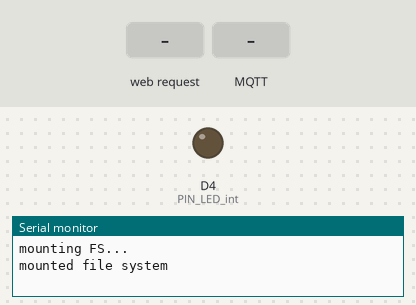
Recording of a program running on a simulated ESP8266 (Wemos D1 mini). Parts: output pins drawn as LEDs (lit = HIGH), the last lines printed to the serial monitor. Dashed ring = blinking. The inputs (shaded band) are chosen by the test bench. WiFi joins after 1.5 s; servers stay silent unless stated; storage starts empty; no MQTT or app messages arrive unless stated.

Above: at 0.1 s.
At 2.7 s:
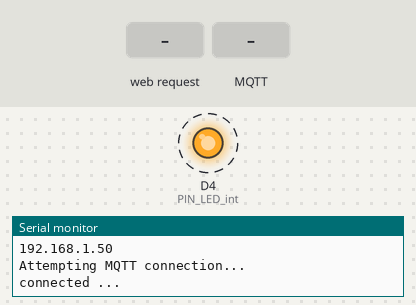
2.8 s: HTTP request GET /topic/active received
5.0 s: MQTT message "0" arrives on the first subscribed topic
7.0 s: HTTP request GET /topic/value1 received
9.0 s: MQTT message "on" arrives on the first subscribed topic
11.0 s: HTTP request GET /config.json received
13.0 s: MQTT message "off" arrives on the first subscribed topic
Timing chart, 0 to 16.0 s (numbered marks = the images above; inputs shaded):
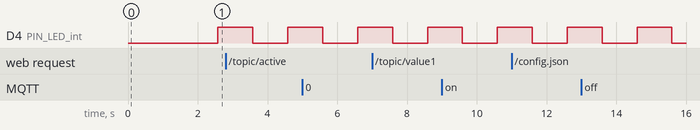

The program:

main.cpp
```cpp
#include <Arduino.h>
#include "define.h"
#include <LittleFS.h>

#ifdef ESP32
#include <WiFi.h>
#include <WebServer.h>
#else
#include <ESP8266WiFi.h> //https://github.com/esp8266/Arduino
#include <ESP8266WebServer.h>
#endif

// needed for library
#include <DNSServer.h>
#include <WiFiManager.h> //https://github.com/tzapu/WiFiManager

// needed for OTA & MQTT
#include <ArduinoOTA.h>
#include <PubSubClient.h>

#include <ArduinoJson.h> //https://github.com/bblanchon/ArduinoJson

// define your default values here, if there are different values in config.json, they are overwritten.
char mqtt_server[40] = MQTT_SERVER;
char mqtt_port[6] = MQTT_PORT;

// Project name
char WifiApName[40] = WIFI_AP_NAME;
char MQTTClientName[40] = MQTT_CLIENT_NAME;
char OtaClientName[40] = OTA_CLIENT_NAME;

// MQTT
const char *pup_alive = "/topic/active";
const char *sub_value1 = "/topic/value1";
const char *sub_value2 = "/topic/value2";
const char *sub_value3 = "/topic/value3";

// WIFI
WiFiClient espClient;
PubSubClient client(espClient);

WiFiServer server(80);

// flag for saving data
bool shouldSaveConfig = false;

// callback notifying us of the need to save config
void saveConfigCallback()
{
  Serial.println("Should save config");
  shouldSaveConfig = true;
}

// OTA setup function:
void OTA_setup(void)
{
  // Ergänzung OTA
  // Port defaults to 8266
  ArduinoOTA.setPort(8266);

  // Hostname defaults to esp8266-[ChipID]
  ArduinoOTA.setHostname("WEMOSD1");

  // No authentication by default
  ArduinoOTA.setPassword((const char *)"admin");

  ArduinoOTA.onStart([]()
                     { Serial.println("Start"); });
  ArduinoOTA.onEnd([]()
                   { Serial.println("\nEnd"); });
  ArduinoOTA.onProgress([](unsigned int progress, unsigned int total)
                        { Serial.printf("Progress: %u%%\r", (progress / (total / 100))); });
  ArduinoOTA.onError([](ota_error_t error)
                     {
    Serial.printf("Error[%u]: ", error);
    if (error == OTA_AUTH_ERROR) Serial.println("Auth Failed");
    else if (error == OTA_BEGIN_ERROR) Serial.println("Begin Failed");
    else if (error == OTA_CONNECT_ERROR) Serial.println("Connect Failed");
    else if (error == OTA_RECEIVE_ERROR) Serial.println("Receive Failed");
    else if (error == OTA_END_ERROR) Serial.println("End Failed"); });
  ArduinoOTA.begin();
}

// MQTT callback function:
boolean state = false;

void MQTTcallback(char *topic, byte *payload, unsigned int length)
{

  Serial.print("Message arrived @ PUB [");
  Serial.print(topic);
  Serial.print("] ");
  for (unsigned int i = 0; i < length; i++)
  {
    Serial.print((char)payload[i]);
  }
  Serial.println();

  if (strcmp(topic, sub_value1) == 0)
  {
    if ((char)payload[0] == '0')
      state = false;
    else
      state = true;
  }

  if (strcmp(topic, sub_value2) == 0)
  {
  }

  if (strcmp(topic, sub_value3) == 0)
  {
  }
}

// RECONNECT MQTT Server
void reconnect()
{
  // Loop until we're reconnected
  while (!client.connected())
  {
    Serial.println("Attempting MQTT connection...");
    // Attempt to connect
    if (client.connect(MQTTClientName))
    {

      client.subscribe(sub_value1);
      client.loop();
      client.subscribe(sub_value2);
      client.loop();
      client.subscribe(sub_value3);
      client.loop();

      Serial.println("connected ...");
    }
    else
    {
      Serial.print("failed, rc=");
      Serial.print(client.state());
      Serial.println(" try again in 5 seconds");
      // Wait 5 seconds before retrying
      delay(5000);
    }
  }
}

String ip2Str(IPAddress ip)
{
  String s = "";
  for (int i = 0; i < 4; i++)
  {
    s += i ? "." + String(ip[i]) : String(ip[i]);
  }
  return s;
}

String ip = "";

void setup()
{
  // put your setup code here, to run once:
  Serial.begin(115200);
  Serial.println();

  // OUTPUT Definition !
  pinMode(2, OUTPUT);
  digitalWrite(2, LOW);

  // clean FS, for testing
  // LittleFS.format();

  // read configuration from FS json
  Serial.println("mounting FS...");

  if (LittleFS.begin())
  {
    Serial.println("mounted file system");
    if (LittleFS.exists("/config.json"))
    {
      // file exists, reading and loading
      Serial.println("reading config file");
      File configFile = LittleFS.open("/config.json", "r");
      if (configFile)
      {
        Serial.println("opened config file");
        size_t size = configFile.size();
        // Allocate a buffer to store contents of the file.
        std::unique_ptr<char[]> buf(new char[size]);

        configFile.readBytes(buf.get(), size);
        DynamicJsonBuffer jsonBuffer;
        JsonObject &json = jsonBuffer.parseObject(buf.get());
        json.printTo(Serial);
        if (json.success())
        {
          Serial.println("\nparsed json");

          strcpy(mqtt_server, json["mqtt_server"]);
          strcpy(mqtt_port, json["mqtt_port"]);
        }
        else
        {
          Serial.println("failed to load json config");
        }
        configFile.close();
      }
    }
  }
  else
  {
    Serial.println("failed to mount FS");
  }
  // end read

  // The extra parameters to be configured (can be either global or just in the setup)
  // After connecting, parameter.getValue() will get you the configured value
  // id/name placeholder/prompt default length
  WiFiManagerParameter custom_mqtt_server("server", "mqtt server", mqtt_server, 40);
  WiFiManagerParameter custom_mqtt_port("port", "mqtt port", mqtt_port, 6);

  // WiFiManager
  // Local intialization. Once its business is done, there is no need to keep it around
  WiFiManager wifiManager;

  // set config save notify callback
  wifiManager.setSaveConfigCallback(saveConfigCallback);

  // set static ip
  // wifiManager.setSTAStaticIPConfig(IPAddress(10,0,1,99), IPAddress(10,0,1,1), IPAddress(255,255,255,0));

  // add all your parameters here
  wifiManager.addParameter(&custom_mqtt_server);
  wifiManager.addParameter(&custom_mqtt_port);

  // reset settings - for testing
  // wifiManager.resetSettings();

  // set minimu quality of signal so it ignores AP's under that quality
  // defaults to 8%
  // wifiManager.setMinimumSignalQuality();

  // sets timeout until configuration portal gets turned off
  // useful to make it all retry or go to sleep
  // in seconds
  wifiManager.setTimeout(120);

  // fetches ssid and pass and tries to connect
  // if it does not connect it starts an access point with the specified name
  // here  "AutoConnectAP"
  // and goes into a blocking loop awaiting configuration
  // if (!wifiManager.autoConnect("WEMOS D1", "password")) {
  if (!wifiManager.autoConnect(WifiApName))
  {
    Serial.println("failed to connect and hit timeout");
    delay(3000);
    // reset and try again, or maybe put it to deep sleep

#ifdef ESP32
    ESP.restart();
#else
    ESP.reset();
#endif

    delay(5000);
  }

  // if you get here you have connected to the WiFi
  Serial.println("connected...yeey :)");

  // read updated parameters
  strcpy(mqtt_server, custom_mqtt_server.getValue());
  strcpy(mqtt_port, custom_mqtt_port.getValue());

  // save the custom parameters to FS
  if (shouldSaveConfig)
  {
    Serial.println("saving config");
    DynamicJsonBuffer jsonBuffer;
    JsonObject &json = jsonBuffer.createObject();
    json["mqtt_server"] = mqtt_server;
    json["mqtt_port"] = mqtt_port;

    File configFile = LittleFS.open("/config.json", "w");
    if (!configFile)
    {
      Serial.println("failed to open config file for writing");
    }

    json.printTo(Serial);
    json.printTo(configFile);
    configFile.close();
    // end save
  }

  Serial.println("local ip");
  ip = ip2Str(WiFi.localIP());

  //  WiFi.localIP();
  Serial.println(ip);

  // OTA starts here!
  OTA_setup();

  // MQTT - Connection:
  client.setServer(mqtt_server, atoi(mqtt_port));
  client.setCallback(MQTTcallback);

  // Webserver!
  server.begin();
}

// prepare a web page to be send to a client (web browser)
String prepareHtmlPage()
{
  String htmlPage;
  htmlPage.reserve(1024); // prevent ram fragmentation
  htmlPage = F("HTTP/1.1 200 OK\r\n"
               "Content-Type: text/html\r\n"
               "Connection: close\r\n" // the connection will be closed after completion of the response
               //"Refresh: 5\r\n"         // refresh the page automatically every 5 sec
               "\r\n"
               "<!DOCTYPE HTML>"
               "<html>");
  htmlPage += "<body><h1>ESP8266 Web Server</h1>";
  htmlPage += "<br>";

  htmlPage += "Device Name      : "; // Damit wir auf unserer Website später auch etwas ablesen können, müssen wir diese Füllen.
  htmlPage += DEVICE_NAME;           // Dies erreichen wir mit dem Befehl "client.println" , ähnlich wie "Serial.println"
  htmlPage += "<br> <br>";

  htmlPage += "SW-Version       : "; // Damit wir auf unserer Website später auch etwas ablesen können, müssen wir diese Füllen.
  htmlPage += SW_BASE_VERSION;       // Dies erreichen wir mit dem Befehl "client.println" , ähnlich wie "Serial.println"
  htmlPage += "<br> <br>";

  htmlPage += "IP Adresse       : "; // Damit wir auf unserer Website später auch etwas ablesen können, müssen wir diese Füllen.
  htmlPage += ip;                    // Dies erreichen wir mit dem Befehl "client.println" , ähnlich wie "Serial.println"
  htmlPage += "<br> <br>";

  htmlPage += "MQTT Server      : "; // Damit wir auf unserer Website später auch etwas ablesen können, müssen wir diese Füllen.
  htmlPage += mqtt_server;           // Dies erreichen wir mit dem Befehl "client.println" , ähnlich wie "Serial.println"
  htmlPage += "<br>";                // "<br>" erschafft eine Leerzeile (bzw. definiert das Ende einer Zeile)

  htmlPage += "MQTT Port        : "; // Damit wir auf unserer Website später auch etwas ablesen können, müssen wir diese Füllen.
  htmlPage += mqtt_port;             // Dies erreichen wir mit dem Befehl "client.println" , ähnlich wie "Serial.println"
  htmlPage += "<br>";                // "<br>" erschafft eine Leerzeile (bzw. definiert das Ende einer Zeile)

  htmlPage += "MQTT Client Name : "; // Damit wir auf unserer Website später auch etwas ablesen können, müssen wir diese Füllen.
  htmlPage += MQTT_CLIENT_NAME;      // Dies erreichen wir mit dem Befehl "client.println" , ähnlich wie "Serial.println"
  htmlPage += "<br>";

  htmlPage += "MQTT Client : ";
  if (!client.connected())
  {
    htmlPage += "NOT ";
  }
  htmlPage += "connected ";
  htmlPage += "<br> <br>";

  htmlPage += "timer            : "; // Damit wir auf unserer Website später auch etwas ablesen können, müssen wir diese Füllen.
  htmlPage += millis();              // Dies erreichen wir mit dem Befehl "client.println" , ähnlich wie "Serial.println"
  htmlPage += "<br>";

  htmlPage += F("</html>\r\n");
  return htmlPage;
}

void webServer(void)
{
  WiFiClient client = server.accept();
  // wait for a client (web browser) to connect
  if (client)
  {
    Serial.println("\n[Client connected]");
    while (client.connected())
    {
      // read line by line what the client (web browser) is requesting
      if (client.available())
      {
        String line = client.readStringUntil('\r');
        Serial.print(line);
        // wait for end of client's request, that is marked with an empty line
        if (line.length() == 1 && line[0] == '\n')
        {
          client.println(prepareHtmlPage());
          break;
        }
      }
    }

    while (client.available())
    {
      // but first, let client finish its request
      // that's diplomatic compliance to protocols
      // (and otherwise some clients may complain, like curl)
      // (that is an example, prefer using a proper webserver library)
      client.read();
    }

    // close the connection:
    client.stop();
    Serial.println("[Client disconnected]");
  }
}

void loop()
{
  static long lastTransferTime = 0;
  static long lastLedChangeTime = 0;
  static bool ledState = false;

  // MQTT connect
  if (!client.connected())
    reconnect();
  client.loop();

  // OTA handler !
  ArduinoOTA.handle();

  // WebServer
  webServer();

  // put your main code here, to run repeatedly:

  if (millis() - lastTransferTime > (10000))
  { // 10 sec
    lastTransferTime = millis();
    client.publish(pup_alive, "Hello World!");
  }

  if (millis() - lastLedChangeTime > (1000))
  { // 1 sec
    lastLedChangeTime = millis();
    if (ledState)
    {
      ledState = false;
      digitalWrite(PIN_LED_ex, LOW);
      digitalWrite(PIN_LED_int, HIGH);
    }
    else
    {
      ledState = true;
      digitalWrite(PIN_LED_ex, HIGH);
      digitalWrite(PIN_LED_int, LOW);
    }
  }
}
```

define.h
```cpp
// Wifi definition
#define WIFI_AP_NAME        "Wifi_EspAP"
#define MQTT_CLIENT_NAME    "Wifi_MQTT"
#define OTA_CLIENT_NAME     "Wifi_OTA"

// MQTT definition
#define MQTT_SERVER         "192.168.0.192"
#define MQTT_PORT           "1883"

//  Webpage
#define DEVICE_NAME         "WEMOS D1 MINI - Testsetup"
#define SW_BASE_VERSION     "V1.1"

// PIN definition
#define PIN_LED_ex      13
#define PIN_LED_int     2
```
